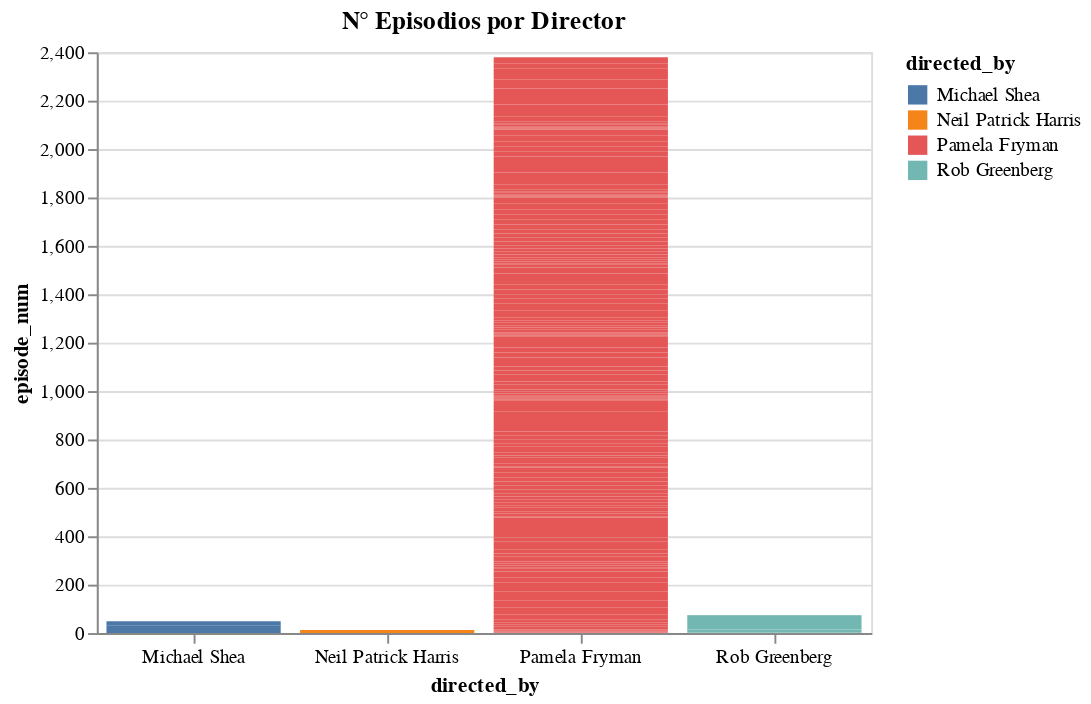

The cell this chart's notebook holds for it:
### Markdown cell above
###N° Episodios por Director

### Code cell
chart_1=alt.Chart(imdb_episodes).mark_bar().encode(
    x='directed_by',
    y='episode_num',
    color='directed_by'
).properties(title= "N° Episodios por Director", height=300, width=400)

chart_1.configure_title(
    fontSize=20,
    font='Arial',
    color='gray',
    align = 'center'
)

chart_1.configure_axis(
    labelAngle=0)

### Figure 1 — Vega-Lite specification as saved in the notebook (floating-point values rounded to 4 significant figures; data arrays with more than 128 entries replaced by an {"elided": "..."} marker saying what was removed)
{"config": {"view": {"continuousWidth": 400, "continuousHeight": 300}, "axis": {"labelAngle": 0}}, "data": {"name": "data-3635147cc86f6a19c6d185ebfa84699e"}, "mark": "bar", "encoding": {"color": {"field": "directed_by", "type": "nominal"}, "x": {"field": "directed_by", "type": "nominal"}, "y": {"field": "episode_num", "type": "quantitative"}}, "height": 300, "title": "N° Episodios por Director", "width": 400, "$schema": "https://vega.github.io/schema/vega-lite/v4.17.0.json", "datasets": {"data-3635147cc86f6a19c6d185ebfa84699e": {"elided": "208 records"}}}
